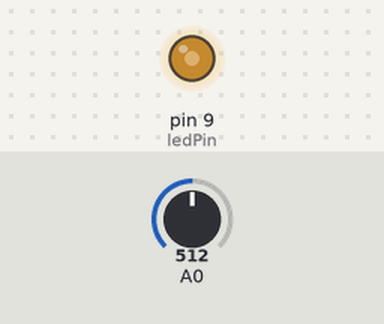
The sketch below on a simulated Arduino Uno, built with avr-gcc and run on an emulated ATmega328P. Shown: output pins drawn as LEDs (lit = HIGH). The test bench sets the inputs (shaded band); at power-on: A0 = 512.

Above: at 1.2 s.
1.3 s: A0 set to 716
At 2.0 s:
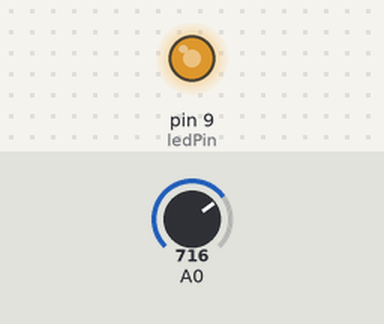
2.8 s: A0 set to 900
At 3.1 s:
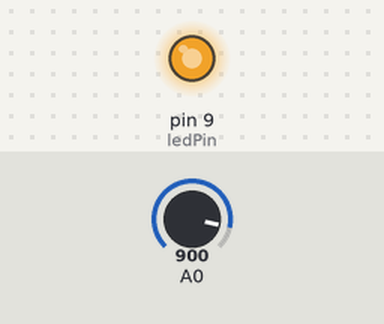
4.3 s: A0 set to 122
At 5.5 s:
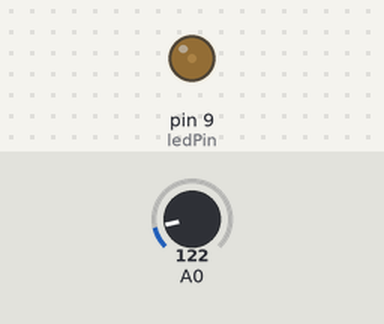
5.8 s: A0 set to 0
At 6.6 s:
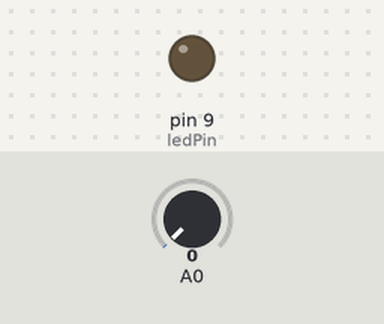
7.3 s: A0 set to 511
At 7.7 s:
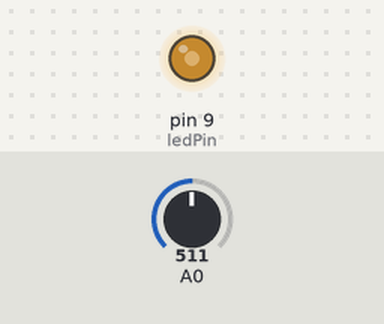
Timing chart, 0 to 9.8 s (numbered marks = the images above; inputs shaded):
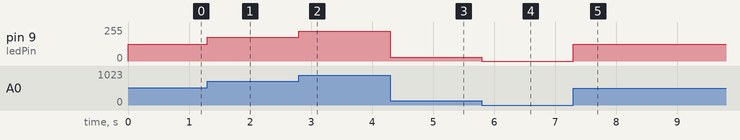

Measured:
- after the input at 1.3 s, pin 9 (ledPin): 127/255 → 178/255 at once
- after the input at 2.8 s, pin 9 (ledPin): 178/255 → 224/255 at once
- after the input at 4.3 s, pin 9 (ledPin): 224/255 → 30/255 at once
- after the input at 5.8 s, pin 9 (ledPin): 30/255 → 0/255 at once
- after the input at 7.3 s, pin 9 (ledPin): 0/255 → 127/255 at once

The sketch:

sketch_photoresistor.ino
```cpp
int ledPin = 9;
int voltageFromProtoresistor;
int convertedVoltage;

void setup() {
  pinMode(ledPin, OUTPUT);
}

void loop() {
  voltageFromProtoresistor = analogRead(A0);
  convertedVoltage = map(voltageFromProtoresistor, 0, 1023, 0, 255);
  analogWrite(ledPin, convertedVoltage);
}
```
